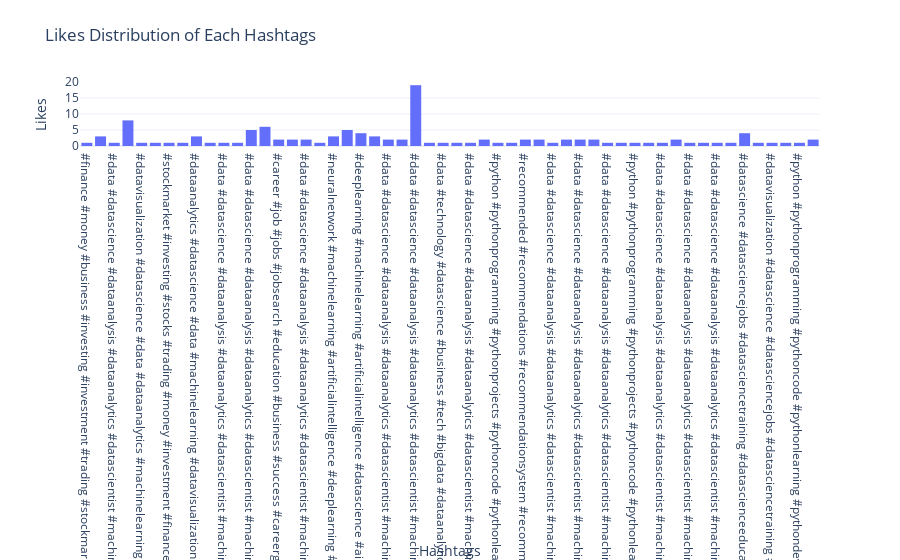

The cell this chart's notebook holds for it:
### Markdown cell above
## **Task 13**
> Have a look at the distribution of likes and impressions received from the presence of each
hashtag on the post

### Code cell
fig = go.Figure(go.Histogram(x = df['Hashtags'], y = df['Likes']))
fig.update_layout(
    title = "Likes Distribution of Each Hashtags",
    xaxis_title="Hashtags",
    yaxis_title = "Likes"
)
fig.show()

### Figure 1 — Plotly figure (JSON) as saved in the notebook; plotly's stock layout.template omitted (floating-point values rounded to 4 significant figures)
{"data": [{"type": "histogram", "x": ["#finance #money #business #investing #investment #trading #stockmarket #data #datascience #dataanalysis #dataanalytics #datascientist #machinelearning #python #pythonprogramming #pythonprojects #pythoncode #artificialintelligence #ai #dataanalyst #amankharwal #thecleverprogrammer", "#healthcare #health #covid #data #datascience #dataanalysis #dataanalytics #datascientist #machinelearning #python #pythonprogramming #pythonprojects #pythoncode #artificialintelligence #ai #dataanalyst #amankharwal #thecleverprogrammer", "#data #datascience #dataanalysis #dataanalytics #datascientist #machinelearning #python #pythonprogramming #pythonprojects #pythoncode #artificialintelligence #ai #deeplearning #machinelearningprojects #datascienceprojects #amankharwal #thecleverprogrammer #machinelearningmodels", "#python #pythonprogramming #pythonprojects #pythoncode #pythonlearning #pythondeveloper #pythoncoding #pythonprogrammer #amankharwal #thecleverprogrammer #pythonprojects", "#datavisualization #datascience #data #dataanalytics #machinelearning #dataanalysis #artificialintelligence #python #datascientist #bigdata #deeplearning #dataviz #ai #analytics #technology #dataanalyst #programming #pythonprogramming #statistics #coding #businessintelligence #datamining #tech #business #computerscience #tableau #database #thecleverprogrammer #amankharwal", "#data #datascience #dataanalysis #dataanalytics #datascientist #machinelearning #python #pythonprogramming #pythonprojects #pythoncode #artificialintelligence #ai #deeplearning #algorithm #algorithms #machinelearningalgorithms #ml #amankharwal #thecleverprogrammer #softskills", "#stockmarket #investing #stocks #trading #money #investment #finance #forex #datavisualization #datascience #data #dataanalytics #machinelearning #dataanalysis #ai #candlestick #candlestickcharts", "#python #pythonprogramming #pythonprojects #pythoncode #pythonlearning #pythondeveloper #pythoncoding #pythonprogrammer #amankharwal #thecleverprogrammer #pythonprojects #pythonbooks #bookstagram", "#dataanalytics #datascience #data #machinelearning #datavisualization #bigdata #artificialintelligence #datascientist #python #analytics #ai #dataanalysis #deeplearning #technology #programming #coding #dataanalyst #business #pythonprogramming #datamining #tech #businessintelligence #database #computerscience #statistics #powerbi #dataanalysisprojects #businessanalytics #thecleverprogrammer #amankharwal", "#python #pythonprogramming #pythonprojects #pythoncode #pythonlearning #pythondeveloper #pythoncoding #pythonprogrammer #amankharwal #thecleverprogrammer #pythonprojects", "#neuralnetwork #machinelearning #artificialintelligence #deeplearning #python #ai #datascience #neuralnetworks #programming #tensorflow #datascientist #pythonprogramming #tech #technology #artificialintelligenceai #machinelearningalgorithms #computerscience #coding #ml #data #amankharwal #thecleverprogrammer #alexnet", "#python #pythonprogramming #pythonprojects #pythoncode #pythonlearning #pythondeveloper #pythoncoding #pythonprogrammer #amankharwal #thecleverprogrammer #pythonprojects", "#data #datascience #dataanalysis #dataanalytics #datascientist #machinelearning #python #pythonprogramming #pythonprojects #pythoncode #artificialintelligence #ai #deeplearning #algorithm #algorithms #machinelearningalgorithms #ml #amankharwal #thecleverprogrammer", "#stockmarket #investing #stocks #trading #money #investment #finance #forex #datavisualization #datascience #data #dataanalytics #machinelearning #dataanalysis #ai #candlestick #candlestickcharts #amankharwal #thecleverprogrammer", "#data #datascience #dataanalysis #dataanalytics #datascientist #machinelearning #python #pythonprogramming #pythonprojects #pythoncode #artificialintelligence #ai #deeplearning #sentimentanalysis #sentiment #nlp #naturallanguageprocessing #amankharwal #thecleverprogrammer", "#timeseries #time #statistics #datascience #bigdata #machinelearning #python #ai #timeseriesanalysis #datavisualization #dataanalytics #data #iot #analysis #timeseriesmalaysia #artificialintelligence #analytics #amankharwal #thecleverprogrammer", "#career #job #jobs #jobsearch #education #business #success #careergoals #motivation #work #careerdevelopment #careers #goals #resume #students #careeradvice #datascience #marketing #digitalmarketing #media #socialmedia #IT #webdevelopment #amankharwal #thecleverprogrammer", "#timeseries #time #statistics #datascience #bigdata #machinelearning #python #ai #timeseriesanalysis #datavisualization #dataanalytics #data #iot #analysis #timeseriesmalaysia #artificialintelligence #analytics #amankharwal #thecleverprogrammer", "#data #datascience #dataanalysis #dataanalytics #datascientist #machinelearning #python #pythonprogramming #pythonprojects #pythoncode #artificialintelligence #ai #deeplearning #machinelearningprojects #datascienceprojects #amankharwal #thecleverprogrammer #machinelearningmodels #stress #stressdetection", "#data #datascience #dataanalysis #dataanalytics #datascientist #machinelearning #python #pythonprogramming #pythonprojects #pythoncode #artificialintelligence #ai #deeplearning #machinelearningprojects #datascienceprojects #amankharwal #thecleverprogrammer #machinelearningmodels #zomato #business #casestudy #businessmodel", "#datavisualization #datascience #data #dataanalytics #machinelearning #dataanalysis #artificialintelligence #python #datascientist #bigdata #deeplearning #dataviz #ai #analytics #technology #dataanalyst #programming #pythonprogramming #statistics #coding #businessintelligence #datamining #tech #business #boxplots #thecleverprogrammer #amankharwal", "#neuralnetwork #machinelearning #artificialintelligence #deeplearning #python #ai #datascience #neuralnetworks #programming #tensorflow #datascientist #pythonprogramming #tech #technology #artificialintelligenceai #machinelearningalgorithms #computerscience #coding #ml #data #amankharwal #thecleverprogrammer", "#python #pythonprogramming #pythonprojects #pythoncode #pythonlearning #pythondeveloper #pythoncoding #pythonprogrammer #amankharwal #thecleverprogrammer #pythonprojects", "#programming #coding #programmer #python #developer #javascript #technology #code #coder #java #html #computerscience #tech #css #webdeveloper #software #webdevelopment #codinglife #softwaredeveloper #linux #programmingmemes #webdesign #programmers #php #programminglife #machinelearning #hacking #pythonprogramming #thecleverprogrammer #amankharwal", "#deeplearning #machinelearning #artificialintelligence #datascience #ai #python #coding #technology #programming #bigdata #dataanalytics #datascientist #data #computerscience #tech #neuralnetwork #amankharwal #thecleverprogrammer", "#deeplearning #machinelearning #artificialintelligence #datascience #ai #python #coding #technology #programming #bigdata #dataanalytics #datascientist #data #computerscience #tech #neuralnetwork #amankharwal #thecleverprogrammer", "#data #datascience #dataanalysis #dataanalytics #datascientist #machinelearning #python #pythonprogramming #pythonprojects #pythoncode #artificialintelligence #ai #deeplearning #machinelearningprojects #datascienceprojects #amankharwal #thecleverprogrammer #bitcoin #cryptocurrency", "#programming #coding #programmer #python #developer #javascript #technology #code #coder #java #html #computerscience #tech #css #webdeveloper #software #webdevelopment #codinglife #softwaredeveloper #linux #programmingmemes #webdesign #programmers #php #programminglife #machinelearning #hacking #pythonprogramming #thecleverprogrammer #amankharwal", "#data #datascience #dataanalysis #dataanalytics #datascientist #machinelearning #python #pythonprogramming #pythonprojects #pythoncode #artificialintelligence #ai #deeplearning #algorithm #algorithms #machinelearningalgorithms #ml #amankharwal #thecleverprogrammer #projects #casestudies", "#data #datascience #dataanalysis #dataanalytics #datascientist #machinelearning #python #pythonprogramming #pythonprojects #pythoncode #artificialintelligence #ai #deeplearning #machinelearningprojects #datascienceprojects #amankharwal #thecleverprogrammer #machinelearningmodels #zomato #business #casestudy #businessmodel #amazonfinds", "#data #datascience #dataanalysis #dataanalytics #datascientist #machinelearning #python #pythonprogramming #pythonprojects #pythoncode #artificialintelligence #ai #deeplearning #machinelearningprojects #datascienceprojects #amankharwal #thecleverprogrammer", "#data #technology #datascience #business #tech #bigdata #dataanalytics #machinelearning #ai #analytics #datavisualization #security #artificialintelligence #cybersecurity #programming #python #software #coding #network #internet #cloud #dataanalysis #innovation #datascientist #database #amankharwal #thecleverprogrammer #google", "#programming #coding #programmer #python #developer #javascript #technology #code #coder #java #html #computerscience #tech #css #webdeveloper #software #webdevelopment #codinglife #softwaredeveloper #linux #programmingmemes #webdesign #programmers #php #programminglife #machinelearning #hacking #pythonprogramming #thecleverprogrammer #amankharwal", "#data #datascience #dataanalysis #dataanalytics #datascientist #machinelearning #python #pythonprogramming #pythonprojects #pythoncode #artificialintelligence #ai #deeplearning #sentimentanalysis #sentiment #nlp #naturallanguageprocessing #amankharwal #thecleverprogrammer", "#neuralnetwork #machinelearning #artificialintelligence #deeplearning #python #ai #datascience #neuralnetworks #programming #tensorflow #datascientist #pythonprogramming #tech #technology #artificialintelligenceai #machinelearningalgorithms #computerscience #coding #ml #data #amankharwal #thecleverprogrammer", "#data #datascience #dataanalysis #dataanalytics #datascientist #machinelearning #python #pythonprogramming #pythonprojects #pythoncode #artificialintelligence #ai #deeplearning #sentimentanalysis #sentiment #nlp #naturallanguageprocessing #amankharwal #thecleverprogrammer", "#data #technology #datascience #business #tech #bigdata #dataanalytics #machinelearning #ai #analytics #datavisualization #security #artificialintelligence #cybersecurity #programming #python #software #coding #network #internet #cloud #dataanalysis #innovation #datascientist #database #amankharwal #thecleverprogrammer #facebook", "#data #datascience #dataanalysis #dataanalytics #datascientist #machinelearning #python #pythonprogramming #pythonprojects #pythoncode #artificialintelligence #ai #deeplearning #sentimentanalysis #sentiment #nlp #naturallanguageprocessing #amankharwal #thecleverprogrammer", "#data #datascience #dataanalysis #dataanalytics #datascientist #machinelearning #python #pythonprogramming #pythonprojects #pythoncode #artificialintelligence #ai #deeplearning #sentimentanalysis #sentiment #nlp #naturallanguageprocessing #amankharwal #thecleverprogrammer", "#neuralnetwork #machinelearning #artificialintelligence #deeplearning #python #ai #datascience #neuralnetworks #programming #tensorflow #datascientist #pythonprogramming #tech #technology #artificialintelligenceai #machinelearningalgorithms #computerscience #coding #ml #data #amankharwal #thecleverprogrammer", "#data #datascience #dataanalysis #dataanalytics #datascientist #machinelearning #python #pythonprogramming #pythonprojects #pythoncode #artificialintelligence #ai #deeplearning #machinelearningprojects #datascienceprojects #amankharwal #thecleverprogrammer", "#data #datascience #dataanalysis #dataanalytics #datascientist #machinelearning #python #pythonprogramming #pythonprojects #pythoncode #artificialintelligence #ai #deeplearning #machinelearningprojects #datascienceprojects #amankharwal #thecleverprogrammer #interview #datascienceinterview", "#data #datascience #dataanalysis #dataanalytics #datascientist #machinelearning #python #pythonprogramming #pythonprojects #pythoncode #artificialintelligence #ai #deeplearning #machinelearningprojects #datascienceprojects #amankharwal #thecleverprogrammer #interview #neuralnetworks", "#python #pythonprogramming #pythonprojects #pythoncode #pythonlearning #pythondeveloper #pythoncoding #pythonprogrammer #amankharwal #thecleverprogrammer #pythonprojects #otp #otpverification", "#python #pythonprogramming #pythonprojects #pythoncode #pythonlearning #pythondeveloper #pythoncoding #pythonprogrammer #amankharwal #thecleverprogrammer #pythonprojects #qrcodes", "#python #pythonprogramming #pythonprojects #pythoncode #pythonlearning #pythondeveloper #pythoncoding #pythonprogrammer #amankharwal #thecleverprogrammer #pythonprojects", "#data #datascience #dataanalysis #dataanalytics #datascientist #machinelearning #python #pythonprogramming #pythonprojects #pythoncode #artificialintelligence #ai #deeplearning #machinelearningprojects #datascienceprojects #amankharwal #thecleverprogrammer", "#dataanalytics #datascience #data #machinelearning #datavisualization #bigdata #artificialintelligence #datascientist #python #analytics #ai #dataanalysis #deeplearning #technology #programming #coding #dataanalyst #business #pythonprogramming #datamining #tech #businessintelligence #database #computerscience #statistics #powerbi #dataanalysisprojects #businessanalytics #thecleverprogrammer #amankharwal", "#data #datascience #dataanalysis #dataanalytics #datascientist #machinelearning #python #pythonprogramming #pythonprojects #pythoncode #artificialintelligence #ai #deeplearning #machinelearningprojects #datascienceprojects #amankharwal #thecleverprogrammer", "#data #datascience #dataanalysis #dataanalytics #datascientist #machinelearning #python #pythonprogramming #pythonprojects #pythoncode #artificialintelligence #ai #deeplearning #machinelearningprojects #datascienceprojects #amankharwal #thecleverprogrammer", "#timeseries #time #statistics #datascience #bigdata #machinelearning #python #ai #timeseriesanalysis #datavisualization #dataanalytics #data #iot #analysis #timeseriesmalaysia #artificialintelligence #analytics #amankharwal #thecleverprogrammer", "#data #datascience #dataanalysis #dataanalytics #datascientist #machinelearning #python #pythonprogramming #pythonprojects #pythoncode #artificialintelligence #ai #deeplearning #machinelearningprojects #datascienceprojects #amankharwal #thecleverprogrammer", "#data #datascience #dataanalysis #dataanalytics #datascientist #machinelearning #python #pythonprogramming #pythonprojects #pythoncode #artificialintelligence #ai #deeplearning #machinelearningprojects #datascienceprojects #amankharwal #thecleverprogrammer", "#data #datascience #dataanalysis #dataanalytics #datascientist #machinelearning #python #pythonprogramming #pythonprojects #pythoncode #artificialintelligence #ai #deeplearning #machinelearningprojects #datascienceprojects #amankharwal #thecleverprogrammer", "#python #pythonprogramming #pythonprojects #pythoncode #pythonlearning #pythondeveloper #pythoncoding #pythonprogrammer #amankharwal #thecleverprogrammer #pythonprojects", "#datavisualization #datascience #data #dataanalytics #machinelearning #dataanalysis #artificialintelligence #python #datascientist #bigdata #deeplearning #dataviz #ai #analytics #technology #dataanalyst #programming #pythonprogramming #statistics #coding #businessintelligence #datamining #tech #business #computerscience #tableau #database #bigdataanalytics #powerbi", "#recommended #recommendations #recommendationsystem #recommendation #data #datascience #dataanalysis #dataanalytics #datascientist #machinelearning #python #pythonprogramming #pythonprojects #pythoncode #artificialintelligence #ai #amankharwal #thecleverprogrammer", "#datavisualization #datascience #data #dataanalytics #machinelearning #dataanalysis #artificialintelligence #python #datascientist #bigdata #deeplearning #dataviz #ai #analytics #technology #dataanalyst #programming #pythonprogramming #statistics #amankharwal #thecleverprogrammer", "#data #datascience #dataanalysis #dataanalytics #datascientist #machinelearning #python #pythonprogramming #pythonprojects #pythoncode #artificialintelligence #ai #deeplearning #machinelearningprojects #datascienceprojects #amankharwal #thecleverprogrammer #finance #business #money #investing", "#coding #programming #programmer #python #developer #javascript #code #coder #technology #html #computerscience #codinglife #java #webdeveloper #tech #css #webdevelopment #software #softwaredeveloper #interview #job #codinginterview #amankharwal #thecleverprogrammer", "#data #datascience #dataanalysis #dataanalytics #datascientist #machinelearning #python #pythonprogramming #pythonprojects #pythoncode #artificialintelligence #ai #deeplearning #machinelearningprojects #datascienceprojects #amankharwal #thecleverprogrammer", "#healthcare #health #covid #data #datascience #dataanalysis #dataanalytics #datascientist #machinelearning #python #pythonprogramming #pythonprojects #pythoncode #artificialintelligence #ai #dataanalyst #amankharwal #thecleverprogrammer", "#data #datascience #dataanalysis #dataanalytics #datascientist #machinelearning #python #pythonprogramming #pythonprojects #pythoncode #artificialintelligence #ai #deeplearning #machinelearningprojects #datascienceprojects #amankharwal #thecleverprogrammer", "#data #datascience #dataanalysis #dataanalytics #datascientist #machinelearning #python #pythonprogramming #pythonprojects #pythoncode #artificialintelligence #ai #deeplearning #algorithm #algorithms #machinelearningalgorithms #amankharwal #thecleverprogrammer", "#python #pythonprogramming #pythonprojects #pythoncode #pythonlearning #pythondeveloper #pythoncoding #pythonprogrammer #amankharwal #thecleverprogrammer", "#data #datascience #dataanalysis #dataanalytics #datascientist #machinelearning #python #pythonprogramming #pythonprojects #pythoncode #artificialintelligence #ai #deeplearning #machinelearningprojects #datascienceprojects #amankharwal #thecleverprogrammer #bitcoin #cryptocurrency", "#python #pythonprogramming #pythonprojects #pythoncode #pythonlearning #pythondeveloper #pythoncoding #pythonprogrammer #amankharwal #thecleverprogrammer", "#python #pythonprogramming #pythonprojects #pythoncode #pythonlearning #pythondeveloper #pythoncoding #pythonprogrammer #amankharwal #thecleverprogrammer #pythonprojects", "#recommended #recommendations #recommendationsystem #recommendation #data #datascience #dataanalysis #dataanalytics #datascientist #machinelearning #python #pythonprogramming #pythonprojects #pythoncode #artificialintelligence #ai #amankharwal #thecleverprogrammer", "#data #datascience #dataanalysis #dataanalytics #datascientist #machinelearning #python #pythonprogramming #pythonprojects #pythoncode #artificialintelligence #ai #deeplearning #sentimentanalysis #sentiment #nlp #naturallanguageprocessing #amankharwal #thecleverprogrammer #flipkart", "#datavisualization #datascience #data #dataanalytics #machinelearning #dataanalysis #artificialintelligence #python #datascientist #bigdata #deeplearning #dataviz #ai #analytics #technology #dataanalyst #programming #pythonprogramming #statistics #amankharwal #thecleverprogrammer", "#data #datascience #dataanalysis #dataanalytics #datascientist #machinelearning #python #pythonprogramming #pythonprojects #pythoncode #artificialintelligence #ai #deeplearning #machinelearningprojects #datascienceprojects #amankharwal #thecleverprogrammer #news", "#coding #programming #programmer #python #developer #javascript #code #coder #technology #html #computerscience #codinglife #java #webdeveloper #tech #css #webdevelopment #software #softwaredeveloper #interview #job #codinginterview #amankharwal #thecleverprogrammer", "#data #datascience #dataanalysis #dataanalytics #datascientist #machinelearning #python #pythonprogramming #pythonprojects #pythoncode #artificialintelligence #ai #deeplearning #machinelearningprojects #datascienceprojects #amankharwal #thecleverprogrammer", "#healthcare #health #covid #data #datascience #dataanalysis #dataanalytics #datascientist #machinelearning #python #pythonprogramming #pythonprojects #pythoncode #artificialintelligence #ai #dataanalyst #amankharwal #thecleverprogrammer", "#python #pythonprogramming #pythonprojects #pythoncode #pythonlearning #pythondeveloper #pythoncoding #pythonprogrammer #amankharwal #thecleverprogrammer #naturallanguageprocessing #nlp", "#data #datascience #dataanalysis #dataanalytics #datascientist #machinelearning #python #pythonprogramming #pythonprojects #pythoncode #artificialintelligence #ai #deeplearning #algorithm #algorithms #machinelearningalgorithms #amankharwal #thecleverprogrammer", "#data #datascience #dataanalysis #dataanalytics #datascientist #machinelearning #python #pythonprogramming #pythonprojects #pythoncode #artificialintelligence #ai #deeplearning #machinelearningprojects #datascienceprojects #amankharwal #thecleverprogrammer", "#python #pythonprogramming #pythonprojects #pythoncode #pythonlearning #pythondeveloper #pythoncoding #pythonprogrammer #amankharwal #thecleverprogrammer #pythonprogram @codergallery", "#data #datascience #dataanalysis #dataanalytics #datascientist #machinelearning #python #pythonprogramming #pythonprojects #pythoncode #artificialintelligence #ai #deeplearning #machinelearningprojects #datascienceprojects #amankharwal #thecleverprogrammer #whatsapp", "#data #datascience #dataanalysis #dataanalytics #datascientist #machinelearning #python #pythonprogramming #pythonprojects #pythoncode #artificialintelligence #ai #deeplearning #machinelearningprojects #datascienceprojects #amankharwal #thecleverprogrammer", "#data #datascience #dataanalysis #dataanalytics #datascientist #machinelearning #python #pythonprogramming #pythonprojects #pythoncode #artificialintelligence #ai #deeplearning #machinelearningprojects #datascienceprojects #amankharwal #thecleverprogrammer #roadmap", "#timeseries #time #statistics #datascience #bigdata #machinelearning #python #ai #timeseriesanalysis #datavisualization #dataanalytics #data #iot #analysis #timeseriesmalaysia #artificialintelligence #analytics #amankharwal #thecleverprogrammer", "#career #job #jobs #jobsearch #education #business #success #careergoals #motivation #work #careerdevelopment #careers #goals #resume #students #careeradvice #datascience #marketing #digitalmarketing #media #socialmedia #IT #webdevelopment #amankharwal #thecleverprogrammer", "#timeseries #time #statistics #datascience #bigdata #machinelearning #python #ai #timeseriesanalysis #datavisualization #dataanalytics #data #iot #analysis #timeseriesmalaysia #artificialintelligence #analytics #amankharwal #thecleverprogrammer", "#data #datascience #dataanalysis #dataanalytics #datascientist #machinelearning #python #pythonprogramming #pythonprojects #pythoncode #artificialintelligence #ai #deeplearning #machinelearningprojects #datascienceprojects #amankharwal #thecleverprogrammer #machinelearningmodels #stress #stressdetection", "#data #datascience #dataanalysis #dataanalytics #datascientist #machinelearning #python #pythonprogramming #pythonprojects #pythoncode #artificialintelligence #ai #deeplearning #machinelearningprojects #datascienceprojects #amankharwal #thecleverprogrammer #machinelearningmodels #zomato #business #casestudy #businessmodel", "#data #datascience #dataanalysis #dataanalytics #datascientist #machinelearning #python #pythonprogramming #pythonprojects #pythoncode #artificialintelligence #ai #deeplearning #machinelearningprojects #datascienceprojects #amankharwal #thecleverprogrammer", "#dataanalytics #datascience #data #machinelearning #datavisualization #bigdata #artificialintelligence #datascientist #python #analytics #ai #dataanalysis #deeplearning #technology #programming #coding #dataanalyst #business #pythonprogramming #datamining #tech #businessintelligence #database #computerscience #statistics #powerbi #dataanalysisprojects #businessanalytics #thecleverprogrammer #amankharwal", "#data #datascience #dataanalysis #dataanalytics #datascientist #machinelearning #python #pythonprogramming #pythonprojects #pythoncode #artificialintelligence #ai #deeplearning #machinelearningprojects #datascienceprojects #amankharwal #thecleverprogrammer", "#data #datascience #dataanalysis #dataanalytics #datascientist #machinelearning #python #pythonprogramming #pythonprojects #pythoncode #artificialintelligence #ai #deeplearning #machinelearningprojects #datascienceprojects #amankharwal #thecleverprogrammer", "#timeseries #time #statistics #datascience #bigdata #machinelearning #python #ai #timeseriesanalysis #datavisualization #dataanalytics #data #iot #analysis #timeseriesmalaysia #artificialintelligence #analytics #amankharwal #thecleverprogrammer", "#programming #coding #programmer #python #developer #javascript #technology #code #coder #java #html #computerscience #tech #css #webdeveloper #software #webdevelopment #codinglife #softwaredeveloper #linux #programmingmemes #webdesign #programmers #php #programminglife #machinelearning #hacking #pythonprogramming #thecleverprogrammer #amankharwal", "#deeplearning #machinelearning #artificialintelligence #datascience #ai #python #coding #technology #programming #bigdata #dataanalytics #datascientist #data #computerscience #tech #neuralnetwork #amankharwal #thecleverprogrammer", "#deeplearning #machinelearning #artificialintelligence #datascience #ai #python #coding #technology #programming #bigdata #dataanalytics #datascientist #data #computerscience #tech #neuralnetwork #amankharwal #thecleverprogrammer", "#data #datascience #dataanalysis #dataanalytics #datascientist #machinelearning #python #pythonprogramming #pythonprojects #pythoncode #artificialintelligence #ai #deeplearning #machinelearningprojects #datascienceprojects #amankharwal #thecleverprogrammer #bitcoin #cryptocurrency", "#programming #coding #programmer #python #developer #javascript #technology #code #coder #java #html #computerscience #tech #css #webdeveloper #software #webdevelopment #codinglife #softwaredeveloper #linux #programmingmemes #webdesign #programmers #php #programminglife #machinelearning #hacking #pythonprogramming #thecleverprogrammer #amankharwal", "#data #datascience #dataanalysis #dataanalytics #datascientist #machinelearning #python #pythonprogramming #pythonprojects #pythoncode #artificialintelligence #ai #deeplearning #algorithm #algorithms #machinelearningalgorithms #ml #amankharwal #thecleverprogrammer #projects #casestudies", "#data #datascience #dataanalysis #dataanalytics #datascientist #machinelearning #python #pythonprogramming #pythonprojects #pythoncode #artificialintelligence #ai #deeplearning #machinelearningprojects #datascienceprojects #amankharwal #thecleverprogrammer #machinelearningmodels #zomato #business #casestudy #businessmodel #amazonfinds", "#data #datascience #dataanalysis #dataanalytics #datascientist #machinelearning #python #pythonprogramming #pythonprojects #pythoncode #artificialintelligence #ai #deeplearning #machinelearningprojects #datascienceprojects #amankharwal #thecleverprogrammer #roadmap", "#data #datascience #dataanalysis #dataanalytics #datascientist #machinelearning #python #pythonprogramming #pythonprojects #pythoncode #artificialintelligence #ai #deeplearning #machinelearningprojects #datascienceprojects #amankharwal #thecleverprogrammer", "#data #datascience #dataanalysis #dataanalytics #datascientist #machinelearning #python #pythonprogramming #pythonprojects #pythoncode #artificialintelligence #ai #deeplearning #sentimentanalysis #sentiment #nlp #naturallanguageprocessing #amankharwal #thecleverprogrammer #ukraine", "#python #pythonprogramming #pythonprojects #pythoncode #pythonlearning #pythondeveloper #pythoncoding #pythonprogrammer #amankharwal #thecleverprogrammer #pythonprojects #otp #otpverification", "#python #pythonprogramming #pythonprojects #pythoncode #pythonlearning #pythondeveloper #pythoncoding #pythonprogrammer #amankharwal #thecleverprogrammer #coding #programming #computerscience #datascience #webdevelopment #machinelearning", "#data #datascience #dataanalysis #dataanalytics #datascientist #machinelearning #python #pythonprogramming #pythonprojects #pythoncode #artificialintelligence #ai #deeplearning #machinelearningprojects #datascienceprojects #amankharwal #thecleverprogrammer", "#data #datascience #dataanalysis #dataanalytics #datascientist #machinelearning #python #pythonprogramming #pythonprojects #pythoncode #artificialintelligence #ai #deeplearning #machinelearningprojects #datascienceprojects #amankharwal #thecleverprogrammer", "#data #datascience #dataanalysis #dataanalytics #datascientist #machinelearning #python #pythonprogramming #pythonprojects #pythoncode #artificialintelligence #ai #deeplearning #machinelearningprojects #datascienceprojects #amankharwal #thecleverprogrammer #instagram #instagramreach", "#machinelearning #machinelearningalgorithms #datascience #dataanalysis #dataanalytics #datascientist #python #pythonprogramming #pythonprojects #pythoncode #artificialintelligence #ai #deeplearning #algorithm #algorithms #amankharwal #thecleverprogrammer", "#datascience #datasciencejobs #datasciencetraining #datascienceeducation #datasciencecourse #data #dataanalysis #dataanalytics #datascientist #machinelearning #artificialintelligence #ai #deeplearning #machinelearningprojects #datascienceprojects #amankharwal #thecleverprogrammer", "#sql #mysql #datascience #datasciencejobs #datasciencetraining #datascienceeducation #datasciencecourse #data #dataanalysis #dataanalytics #datascientist #machinelearning #artificialintelligence #ai #deeplearning #machinelearningprojects #datascienceprojects #amankharwal #thecleverprogrammer", "#datavisualization #datascience #datasciencejobs #datasciencetraining #datascienceeducation #datasciencecourse #data #dataanalysis #dataanalytics #datascientist #machinelearning #artificialintelligence #ai #deeplearning #machinelearningprojects #datascienceprojects #amankharwal #thecleverprogrammer", "#python #pythonprogramming #pythoncode #pythonlearning #pythondeveloper #pythonprogrammer #pythonprojects #python3 #pythoncoding #pythonprogramminglanguage #amankharwal #thecleverprogrammer #nlp #naturallanguageprocessing", "#python #pythonprogramming #pythoncode #pythonlearning #pythondeveloper #pythonprogrammer #pythonprojects #python3 #pythoncoding #pythonprogramminglanguage #amankharwal #thecleverprogrammer", "#datascience #datasciencejobs #datasciencetraining #datascienceeducation #datasciencecourse #data #dataanalysis #dataanalytics #datascientist #machinelearning #artificialintelligence #ai #deeplearning #machinelearningprojects #datascienceprojects #amankharwal #thecleverprogrammer", "#datascience #datasciencejobs #datasciencetraining #datascienceeducation #datasciencecourse #data #dataanalysis #dataanalytics #datascientist #machinelearning #artificialintelligence #ai #deeplearning #machinelearningprojects #datascienceprojects #amankharwal #thecleverprogrammer", "#machinelearning #machinelearningalgorithms #datascience #dataanalysis #dataanalytics #datascientist #python #pythonprogramming #pythonprojects #pythoncode #artificialintelligence #ai #deeplearning #algorithm #algorithms #amankharwal #thecleverprogrammer #clustering", "#machinelearning #machinelearningalgorithms #datascience #dataanalysis #dataanalytics #datascientist #python #pythonprogramming #pythonprojects #pythoncode #artificialintelligence #ai #deeplearning #algorithm #algorithms #amankharwal #thecleverprogrammer #clustering", "#datascience #datasciencejobs #datasciencetraining #datascienceeducation #datasciencecourse #data #dataanalysis #dataanalytics #datascientist #machinelearning #artificialintelligence #ai #deeplearning #machinelearningprojects #datascienceprojects #amankharwal #thecleverprogrammer", "#python #pythonprogramming #pythonprojects #pythoncode #pythonlearning #pythondeveloper #pythoncoding #pythonprogrammer #amankharwal #thecleverprogrammer #pythonprojects"], "y": [162, 224, 131, 213, 123, 144, 76, 124, 159, 191, 81, 151, 162, 142, 294, 159, 205, 121, 151, 72, 76, 91, 195, 129, 160, 175, 147, 114, 151, 92, 214, 150, 122, 152, 196, 86, 85, 156, 72, 82, 416, 180, 150, 127, 167, 225, 137, 114, 263, 328, 126, 236, 99, 212, 297, 142, 186, 112, 149, 132, 115, 248, 178, 107, 269, 96, 134, 301, 187, 94, 114, 96, 138, 122, 257, 95, 244, 190, 118, 178, 170, 250, 159, 205, 121, 151, 72, 137, 114, 263, 328, 126, 129, 160, 175, 147, 114, 151, 92, 275, 192, 203, 145, 168, 194, 250, 171, 416, 249, 308, 163, 86, 210, 172, 373, 148, 92, 549, 443]}], "layout": {"title": {"text": "Likes Distribution of Each Hashtags"}, "xaxis": {"title": {"text": "Hashtags"}}, "yaxis": {"title": {"text": "Likes"}}}}
